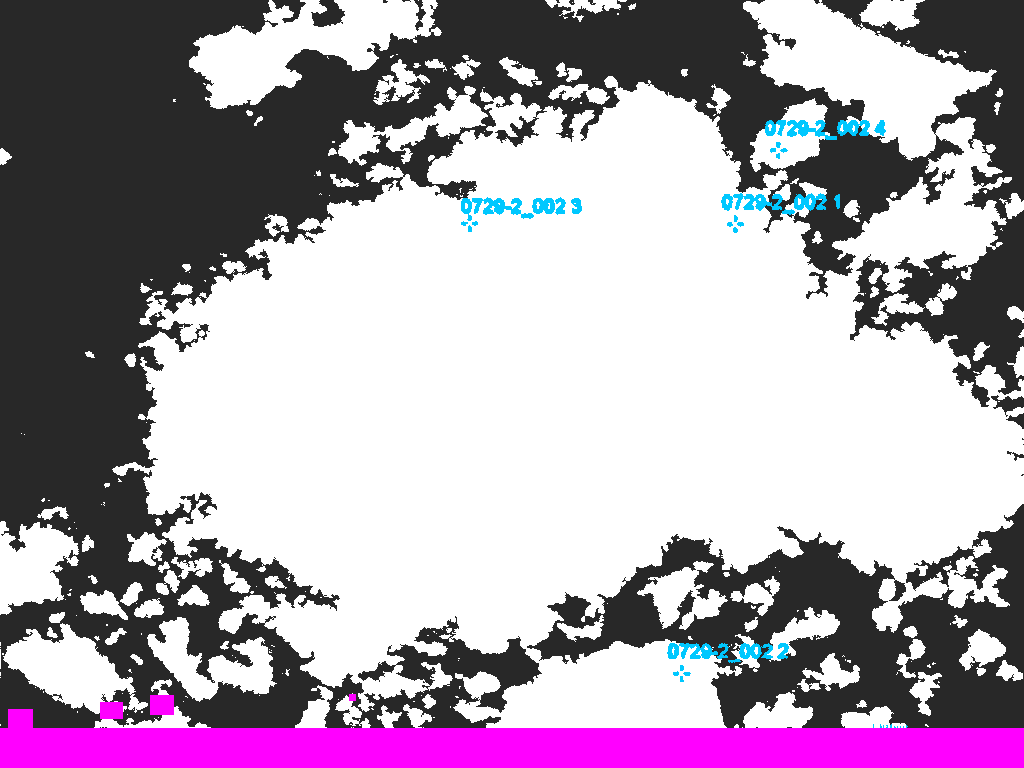
#> input picture results/analysis_mask.png, 1024 x 768 px
$ python sem_analysis.py
#> lines starting #> are read from the running program, lines starting #| are printed output that depends on the picture; after the words box and inside, x2 and y2 are one past the last pixel; in counts of white or black regions, pixels touching at a corner belong together
import csv
import json
import os
import re
import shutil
import sys

import cv2
import numpy as np
import pandas as pd
import matplotlib.pyplot as plt
from matplotlib.colors import ListedColormap
from PIL import Image, ImageDraw, ImageFont

try:
    import pytesseract
    _PYTESSERACT_IMPORT_ERROR = None
except ImportError as _e:
    pytesseract = None
    _PYTESSERACT_IMPORT_ERROR = str(_e)

SCRIPT_DIR = os.path.dirname(os.path.abspath(__file__))
RESULTS_BASE_DIR = os.path.join(SCRIPT_DIR, "SEMANALYSIS result")
DEFAULT_OUTPUT_NAME = "gray_analysis_output"
_TESSERACT_CANDIDATES = [
    r"C:\Program Files\Tesseract-OCR\tesseract.exe",
    r"C:\Program Files (x86)\Tesseract-OCR\tesseract.exe",
    r"D:\SEMANALYSIS\li\tesseract.exe",
    r"D:\SEMANALYSIS\li\Tesseract-OCR\tesseract.exe",
    r"D:\SEMANALYSIS\tesseract.exe",
    r"D:\SEMANALYSIS\Tesseract-OCR\tesseract.exe",
    r"C:\Users\mio\Downloads\code\VASP\tesseract.exe",
    r"C:\Users\mio\Downloads\code\VASP\Tesseract-OCR\tesseract.exe",
]

_TESSDATA_CANDIDATES = [
    r"D:\SEMANALYSIS\tessdata",
    r"D:\SEMANALYSIS\li\tessdata",
    r"C:\Program Files\Tesseract-OCR\tessdata",
]


MANUAL_POINT_OVERRIDE = {}
YELLOWNESS_THRESHOLD = 50
MIN_CROSS_AREA = 100
DILATE_KERNEL_SIZE = 7
MARKER_ROI_HALF_SIZE = 3
COLORED_PIXEL_THRESHOLD = 30
BACKGROUND_SMOOTHING_WINDOW = 5
DEFAULT_BACKGROUND_THRESHOLD = 9
OCR_BAND_FRACTION = 0.10
OCR_BAND_MIN_PX = 40
OCR_UPSCALE = 4
OCR_FIXED_BINARIZE_THRESHOLD = 150
OCR_PSM_LIST = [6, 4, 11]
OCR_MIN_CONF_WITH_CONTEXT = 55
OCR_MIN_CONF_OVERRIDE = 85
OCR_CONTEXT_BG_FRACTION = 0.5
OCR_BOX_PADDING = 4
SCALE_BAR_SEARCH_FRACTION = 0.15
SCALE_BAR_BRIGHT_THRESHOLD = 180
SCALE_BAR_MIN_RUN_LENGTH = 60
SCALE_BAR_MAX_THICKNESS = 12
SCALE_BAR_MIN_ASPECT_RATIO = 4.0
DEFAULT_INFO_BAR_MARGIN = 0
LABEL_SEARCH_LEFT = 120
LABEL_SEARCH_RIGHT = 160
LABEL_SEARCH_UP = 55
LABEL_SEARCH_DOWN = 3
LABEL_OCR_UPSCALE = 3

CLASS_COLORS = [
    (30, 100, 255),
    (0, 190, 0),
    (230, 30, 30),
    (255, 210, 0),
    (255, 140, 0),
    (160, 32, 240),
    (0, 210, 210),
    (255, 105, 180),
]

_LABEL_OCR_FAILED = False

def _has_eng_data(tessdata_dir):
    return bool(tessdata_dir) and os.path.isfile(os.path.join(tessdata_dir, "eng.traineddata"))


def configure_tesseract():
    """
    Point pytesseract at a tesseract executable AND its language data.

    Tesseract needs both the exe and tessdata/eng.traineddata. A bare exe
    copied on its own fails with "Error opening data file ...
    eng.traineddata"; setting TESSDATA_PREFIX to a folder that holds the
    file fixes that. Returns (ocr_probably_works, status_text).
    """
    if pytesseract is None:
        return False, f"pytesseract not installed ({_PYTESSERACT_IMPORT_ERROR}) -- OCR disabled"

    found = [c for c in _TESSERACT_CANDIDATES if os.path.isfile(c)]
    on_path = shutil.which("tesseract")
    if on_path and on_path not in found:
        found.append(on_path)
    if not found:
        return False, "tesseract executable not found -- OCR disabled"

    for exe in found:
        tessdata = os.path.join(os.path.dirname(exe), "tessdata")
        if _has_eng_data(tessdata):
            pytesseract.pytesseract.tesseract_cmd = exe
            os.environ["TESSDATA_PREFIX"] = tessdata
            return True, f"{exe} (language data: {tessdata})"

    exe = found[0]
    pytesseract.pytesseract.tesseract_cmd = exe
    search = [os.environ.get("TESSDATA_PREFIX", ""),
              os.path.join(os.path.dirname(os.path.dirname(exe)), "tessdata"),
              os.path.join(SCRIPT_DIR, "tessdata")] + _TESSDATA_CANDIDATES
    for tessdata in search:
        if _has_eng_data(tessdata):
            os.environ["TESSDATA_PREFIX"] = tessdata
            return True, f"{exe} (language data: {tessdata})"

    existing = [d for d in search if d and os.path.isdir(d)]
    detail = ""
    if existing:
        d = existing[0]
        detail = (f" The folder {d} exists but has no eng.traineddata directly inside it "
                  f"(contents: {sorted(os.listdir(d))[:10] or 'empty'}).")
    return True, (f"{exe} -- WARNING: no eng.traineddata found, so OCR will probably fail."
                  f"{detail} Put eng.traineddata directly in a 'tessdata' folder "
                  r"(e.g. D:\SEMANALYSIS\tessdata\eng.traineddata).")

def _strip_quotes(s):
    s = s.strip()
    if s.startswith("& "):
        s = s[2:].strip()
    if len(s) >= 2 and s[0] == s[-1] and s[0] in "\"'":
        s = s[1:-1]
    return s


def ask_existing_file(prompt, allow_empty=False):
#> called with allow_empty = False
    while True:
        path = _strip_quotes(input(prompt))
        if not path:
            if allow_empty:
                return None
            print("Path cannot be empty. Please try again.\n")
            continue
        if not os.path.isfile(path):
            print(f"File not found: {path}. Please check the path and try again.\n")
            continue
        return path
#> this loop made 1 pass; the answer given on pass 1: ../results/analysis_mask.png


def get_output_dir_name(default_name):
#> called with default_name = 'analysis_mask'
    name = _strip_quotes(input(f"Enter a name for the output folder [default: {default_name}]: "))
#> the answer given: out.png
    if not name:
        return default_name
    if ":" in name or "\\" in name or "/" in name:
        base = os.path.splitext(os.path.basename(name.rstrip("\\/")))[0]
        print(f"[NOTE] That looks like a path, not a plain name -- using '{base}' instead.")
        name = base
    cleaned = "".join(c for c in name if c not in '<>:"/\\|?*').strip()
    if not cleaned:
        print(f"That name wasn't valid, using default '{default_name}' instead.")
        cleaned = default_name
    return cleaned


def ask_int(prompt, default, lo, hi):
    while True:
        raw = input(prompt).strip()
        if raw == "":
            return default
        try:
            v = int(raw)
        except ValueError:
            print("Please enter a whole number.\n")
            continue
        if v < lo or v > hi:
            print(f"Must be between {lo} and {hi}.\n")
            continue
        return v


def detect_yellow_crosses(img_bgr):
    """Yellow '+' markers via relative yellowness min(R,G)-B (robust to JPEG
    desaturation); fragments merged by dilation; tiny blobs dropped."""
    b, g, r = cv2.split(img_bgr.astype(int))
    mask = ((np.minimum(r, g) - b) > YELLOWNESS_THRESHOLD).astype(np.uint8) * 255
    mask = cv2.dilate(mask, np.ones((DILATE_KERNEL_SIZE, DILATE_KERNEL_SIZE), np.uint8))
    n, _labels, stats, centroids = cv2.connectedComponentsWithStats(mask, connectivity=8)
    return [tuple(centroids[i]) for i in range(1, n)
            if stats[i, cv2.CC_STAT_AREA] >= MIN_CROSS_AREA]


# [389 lines left out: functions compute_colored_pixel_mask, robust_gray_at, detect_background_threshold, compute_background_mask, find_background_sample_location, detect_scale_bar_line and 12 more, not called in this run]


def fmt_range(rng):
    return "empty" if rng[0] is None else f"{rng[0]}-{rng[1]}"


# [220 lines left out: functions save_histogram, save_class_map, run_calibration, not called in this run]

def main():
    print("=" * 70)
    print(" SEM grayscale analysis: area fractions + EDS-calibrated Ti/(Ti+Fe)")
    print("=" * 70)
    ocr_ok, ocr_status = configure_tesseract()
    print(f"[OCR] Tesseract: {ocr_status}\n")

    image_path = ask_existing_file("Enter the image file path (you can drag & drop the file here): ")
    xlsx_path = ask_existing_file("Enter the EDS spreadsheet (.xlsx) path "
                                  "[press Enter to skip = area analysis only]: ", allow_empty=True)
    default_name = os.path.splitext(os.path.basename(image_path))[0] or DEFAULT_OUTPUT_NAME
    output_dir = os.path.join(RESULTS_BASE_DIR, get_output_dir_name(default_name))
    os.makedirs(output_dir, exist_ok=True)
    print(f"\nOutput folder: {output_dir}")

    img_bgr = cv2.imread(image_path)
#> img_bgr is the input picture: shape (768, 1024, 3); mean B, G, R 173.5, 159.4, 171.8
    if img_bgr is None:
        print(f"[ERROR] Could not read the image: {image_path}")
        sys.exit(1)
    gray_array = np.array(Image.open(image_path).convert("L"))
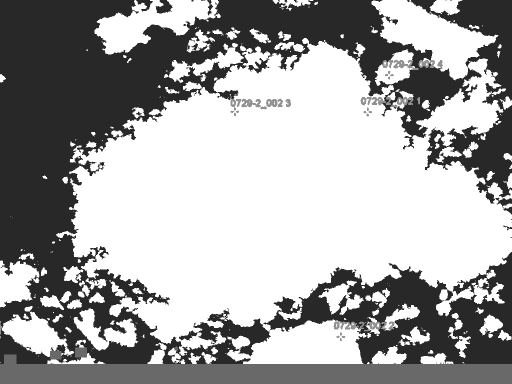
#> gray_array: shape (768, 1024) (shown at 1/2 size); min 40, max 255, mean 164.7
    if gray_array.shape != img_bgr.shape[:2]:
        print("[ERROR] Image size mismatch between readers; try re-saving the image as PNG/JPG.")
        sys.exit(1)
    height, width = gray_array.shape
    total_pixels = height * width

    eds = None
    if xlsx_path:
        try:
            eds = load_eds_table(xlsx_path)
            print(f"Loaded {len(eds)} EDS point(s) from {os.path.basename(xlsx_path)}: "
                  f"{sorted(eds.index.tolist())}")
        except Exception as e:
            print(f"\n[WARNING] Could not read the EDS spreadsheet ({e}). "
                  "Continuing with the area analysis only.")
            eds = None

    crosses = detect_yellow_crosses(img_bgr)
#> in detect_yellow_crosses, `b, g, r = cv2.split(img_bgr.astype(int))`:
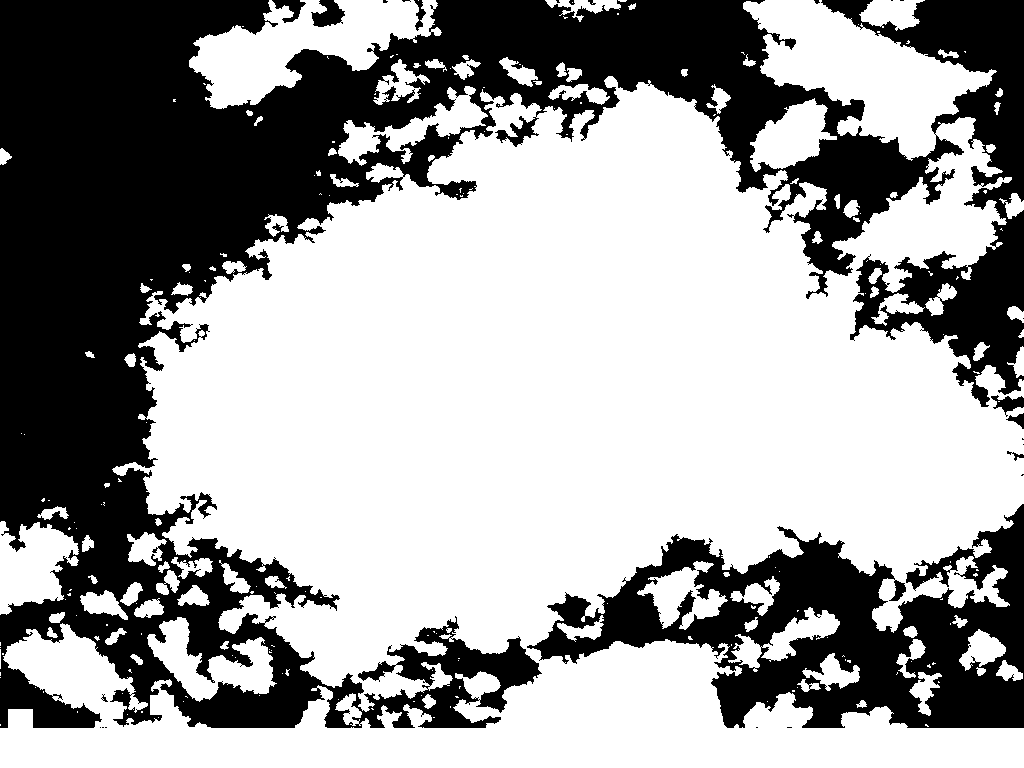
#> b: shape (768, 1024) int32; values 40 (black) and 255 (white), 62.1% white; 26 black regions (15 under 20 px), largest, box (x1, y1, x2, y2) and area: (0, 0, 1024, 728) 247741, (527, 504, 1024, 728) 48751, (311, 0, 345, 27) 572
#> (the rest of the program and of its run is left out)
